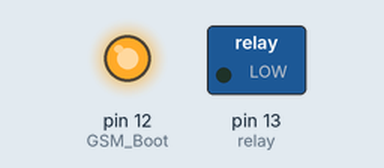
A sketch run on a simulated Arduino Mega 2560, built with avr-gcc and run on an emulated ATmega2560. Parts: switched loads named in the sketch (green lamp = pin HIGH), output pins drawn as LEDs (lit = HIGH). The modem accepts every AT command (registered, SIM ready, sends succeed) and sends nothing else; what the sketch prints to the serial monitor is not drawn.

Above: at 0.1 s.
At 5.1 s:
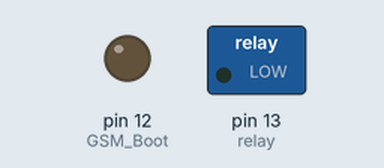
Timing chart, 0 to 6.6 s (numbered marks = the images above):
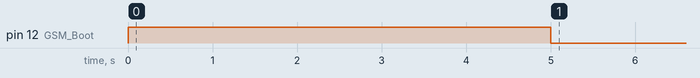

The sketch:

AT.ino
```cpp
#define GSM_Boot 12
#define relay 13

void setup() {

  pinMode(GSM_Boot, OUTPUT);
  pinMode(relay, OUTPUT);
  digitalWrite(relay, LOW);

  Serial.begin(9600);
  Serial1.begin(9600);
  Serial.println("ready.");


  digitalWrite(GSM_Boot, HIGH);
  delay(5000);
  digitalWrite(GSM_Boot, LOW);

}


void loop() {

  Serial1.println("AT+IPR=0");

  if (Serial1.find("OK")) {
    Serial.println("find OK");
  }


//  if (Serial1.available()) {
//    //delay(5);
//    Serial.write(Serial1.read());
//  }


}
```
